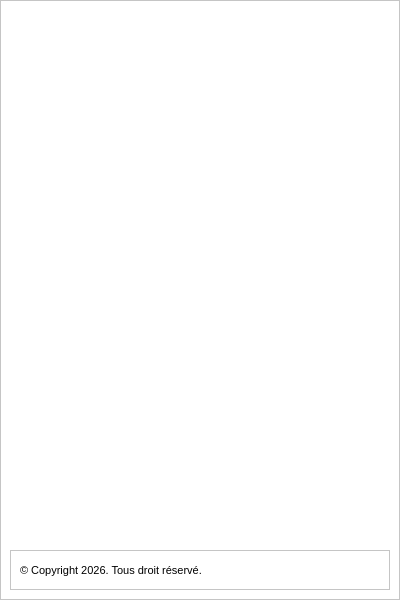
<?xml version="1.0" encoding="UTF-8"?>
<ui version="4.0">
 <class>MainWindow</class>
 <widget class="QMainWindow" name="MainWindow">
  <property name="geometry">
   <rect>
    <x>0</x>
    <y>0</y>
    <width>400</width>
    <height>600</height>
   </rect>
  </property>
  <property name="minimumSize">
   <size>
    <width>0</width>
    <height>600</height>
   </size>
  </property>
  <property name="maximumSize">
   <size>
    <width>450</width>
    <height>16777215</height>
   </size>
  </property>
  <property name="windowTitle">
   <string>MainWindow</string>
  </property>
  <widget class="QWidget" name="centralwidget">
   <property name="minimumSize">
    <size>
     <width>0</width>
     <height>600</height>
    </size>
   </property>
   <property name="maximumSize">
    <size>
     <width>450</width>
     <height>16777215</height>
    </size>
   </property>
   <layout class="QHBoxLayout" name="horizontalLayout" stretch="0">
    <property name="spacing">
     <number>0</number>
    </property>
    <property name="leftMargin">
     <number>0</number>
    </property>
    <property name="topMargin">
     <number>0</number>
    </property>
    <property name="rightMargin">
     <number>0</number>
    </property>
    <property name="bottomMargin">
     <number>0</number>
    </property>
    <item>
     <widget class="QFrame" name="frame">
      <property name="maximumSize">
       <size>
        <width>400</width>
        <height>16777215</height>
       </size>
      </property>
      <property name="styleSheet">
       <string notr="true">background-color: rgb(255, 255, 255);</string>
      </property>
      <property name="frameShape">
       <enum>QFrame::Shape::StyledPanel</enum>
      </property>
      <property name="frameShadow">
       <enum>QFrame::Shadow::Raised</enum>
      </property>
      <layout class="QGridLayout" name="gridLayout">
       <item row="2" column="0">
        <spacer name="verticalSpacer">
         <property name="orientation">
          <enum>Qt::Orientation::Vertical</enum>
         </property>
         <property name="sizeHint" stdset="0">
          <size>
           <width>20</width>
           <height>40</height>
          </size>
         </property>
        </spacer>
       </item>
       <item row="1" column="0">
        <widget class="QStackedWidget" name="stackedWidget">
         <widget class="QWidget" name="login_page">
          <property name="minimumSize">
           <size>
            <width>0</width>
            <height>0</height>
           </size>
          </property>
          <layout class="QGridLayout" name="gridLayout_2">
           <item row="0" column="0">
            <layout class="QFormLayout" name="login_form_layout">
             <property name="leftMargin">
              <number>20</number>
             </property>
             <property name="rightMargin">
              <number>20</number>
             </property>
            </layout>
           </item>
          </layout>
         </widget>
         <widget class="QWidget" name="register_page">
          <layout class="QGridLayout" name="gridLayout_3">
           <item row="0" column="0">
            <layout class="QFormLayout" name="register_form_layout">
             <property name="leftMargin">
              <number>20</number>
             </property>
             <property name="rightMargin">
              <number>20</number>
             </property>
            </layout>
           </item>
          </layout>
         </widget>
        </widget>
       </item>
       <item row="0" column="0">
        <spacer name="verticalSpacer_2">
         <property name="orientation">
          <enum>Qt::Orientation::Vertical</enum>
         </property>
         <property name="sizeHint" stdset="0">
          <size>
           <width>20</width>
           <height>40</height>
          </size>
         </property>
        </spacer>
       </item>
       <item row="3" column="0">
        <widget class="QFrame" name="frame_2">
         <property name="minimumSize">
          <size>
           <width>0</width>
           <height>40</height>
          </size>
         </property>
         <property name="frameShape">
          <enum>QFrame::Shape::StyledPanel</enum>
         </property>
         <property name="frameShadow">
          <enum>QFrame::Shadow::Raised</enum>
         </property>
         <layout class="QGridLayout" name="gridLayout_4">
          <item row="0" column="0">
           <widget class="QLabel" name="label">
            <property name="font">
             <font>
              <pointsize>8</pointsize>
             </font>
            </property>
            <property name="text">
             <string>© Copyright 2026. Tous droit réservé.</string>
            </property>
           </widget>
          </item>
         </layout>
        </widget>
       </item>
      </layout>
     </widget>
    </item>
   </layout>
  </widget>
 </widget>
 <resources/>
 <connections/>
</ui>
